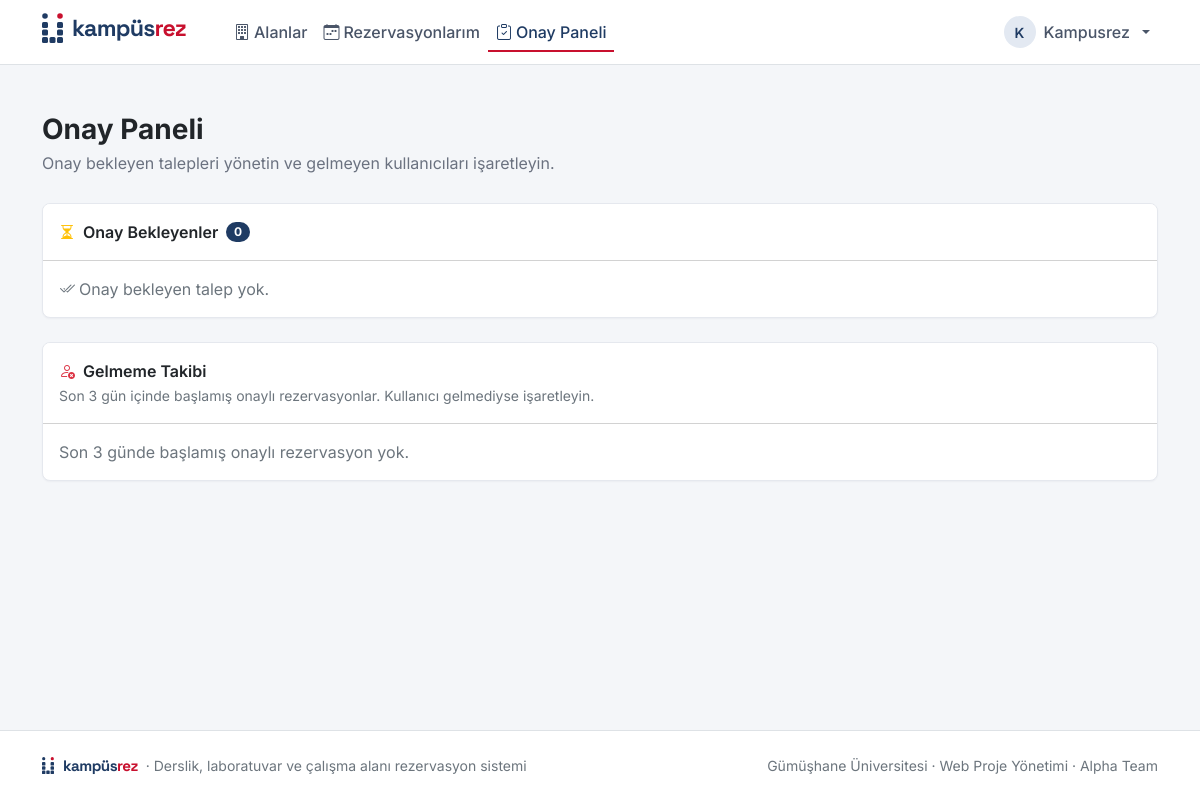
The app's page /rezervasyonlarim/yonetim/ (signed in), older data.
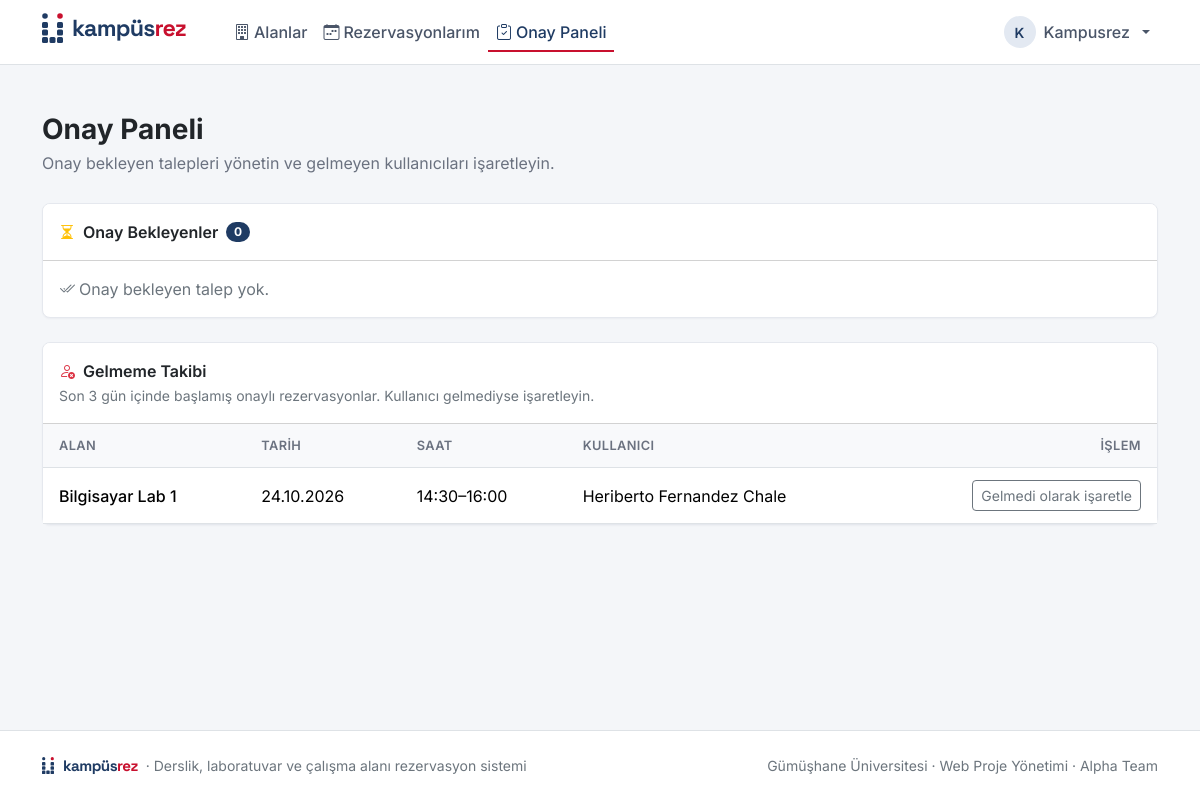
The same page, newer data.
### reservations/models.py (models this page shows, shortened)
class Reservation(models.Model):
    class Status(models.TextChoices):
        PENDING = "pending", "Beklemede"
        APPROVED = "approved", "Onaylandı"
        REJECTED = "rejected", "Reddedildi"
        CANCELLED = "cancelled", "İptal edildi"
    ACTIVE_STATUSES = [Status.PENDING, Status.APPROVED]
    user = models.ForeignKey(
        settings.AUTH_USER_MODEL, on_delete=models.CASCADE,
        related_name="reservations", verbose_name="Kullanıcı",
    )
    space = models.ForeignKey(
        Space, on_delete=models.CASCADE, related_name="reservations", verbose_name="Alan",
    )
    start_time = models.DateTimeField("Başlangıç")
    end_time = models.DateTimeField("Bitiş")
    purpose = models.CharField("Amaç", max_length=200, blank=True)
    status = models.CharField("Durum", max_length=20, choices=Status.choices, default=Status.PENDING)
    no_show = models.BooleanField("Gelmedi", default=False)
    reviewed_by = models.ForeignKey(
        settings.AUTH_USER_MODEL, on_delete=models.SET_NULL, null=True, blank=True,
        related_name="reviewed_reservations", verbose_name="İnceleyen",
    )
    created_at = models.DateTimeField("Oluşturulma", auto_now_add=True)
    class Meta:
        verbose_name = "Rezervasyon"
        verbose_name_plural = "Rezervasyonlar"
        ordering = ["-start_time"]
        constraints = [
            models.CheckConstraint(
                condition=models.Q(end_time__gt=models.F("start_time")),
                name="reservation_end_after_start",
            ),
        ]

### spaces/models.py (models this page shows, shortened)
class Space(models.Model):
    class SpaceType(models.TextChoices):
        CLASSROOM = "classroom", "Derslik"
        LAB = "lab", "Laboratuvar"
        STUDY_ROOM = "study_room", "Çalışma Alanı"
    name = models.CharField("Alan adı", max_length=100)
    space_type = models.CharField("Alan türü", max_length=20, choices=SpaceType.choices)
    building = models.CharField("Bina", max_length=100)
    floor = models.CharField("Kat", max_length=20, blank=True)
    capacity = models.PositiveIntegerField("Kapasite")
    equipment = models.TextField(
        "Donanım", blank=True, help_text="Örn. projeksiyon, 30 bilgisayar, akıllı tahta"
    )
    is_active = models.BooleanField("Rezervasyona açık", default=True)
    requires_approval = models.BooleanField("Onay gerekli", default=False)
    max_duration_hours = models.PositiveSmallIntegerField("En fazla süre (saat)", default=2)
    weekly_limit = models.PositiveSmallIntegerField("Haftalık hak", default=3)
    max_advance_days = models.PositiveSmallIntegerField("En fazla kaç gün önceden", default=7)
    class Meta:
        verbose_name = "Alan"
        verbose_name_plural = "Alanlar"
        ordering = ["building", "name"]

### accounts/models.py (models this page shows, shortened)
class User(AbstractUser):
    class Role(models.TextChoices):
        STUDENT = "student", "Öğrenci"
        ACADEMIC = "academic", "Akademik Personel"
        ADMIN = "admin", "Yönetici"
    role = models.CharField("Rol", max_length=20, choices=Role.choices, default=Role.STUDENT)
    school_number = models.CharField("Öğrenci / Personel No", max_length=20, blank=True)
    no_show_count = models.PositiveIntegerField("Gelmeme sayısı", default=0)
    restricted_until = models.DateTimeField("Kısıtlama bitişi", null=True, blank=True)
    class Meta:
        verbose_name = "Kullanıcı"
        verbose_name_plural = "Kullanıcılar"
    def __str__(self):
        return self.get_full_name() or self.username
    @property
    def is_admin_role(self):
        return self.role == self.Role.ADMIN
    @property
    def can_manage_reservations(self):
        return self.is_authenticated and (self.is_admin_role or self.is_superuser)

### reservations/views.py (the view)
# urls.py: path("yonetim/", views.manage_panel, name="manage"),
@manager_required
def manage_panel(request):
    now = timezone.now()
    base = Reservation.objects.select_related("space", "user")
    return render(request, "reservations/manage_panel.html", {
        "pending": base.filter(status=Reservation.Status.PENDING, end_time__gte=now).order_by("start_time"),
        "recent": base.filter(
            status=Reservation.Status.APPROVED,
            start_time__lte=now,
            start_time__gte=now - timedelta(days=3),
        ).order_by("-start_time"),
    })

### reservations/views.py (called while the page is built)
def manager_required(view):
    @wraps(view)
    @login_required
    def wrapper(request, *args, **kwargs):
        if not request.user.can_manage_reservations:
            raise PermissionDenied
        return view(request, *args, **kwargs)
    return wrapper

### templates/reservations/manage_panel.html (shortened to what the changed rows need)
{% extends "base.html" %}
{% block content %}
    <div class="page-header">
        <h1>Onay Paneli</h1>
    </div>
    <div class="card">
        <div class="card-header bg-white py-3">
            <div class="fw-semibold"><i class="bi bi-person-x me-2 text-danger"></i>Gelmeme Takibi</div>
            <small class="text-secondary">Son 3 gün içinde başlamış onaylı rezervasyonlar. Kullanıcı gelmediyse işaretleyin.</small>
        </div>
        {% if recent %}
            <div class="table-responsive">
                <table class="table align-middle mb-0">
                    <thead><tr><th>Alan</th><th>Tarih</th><th>Saat</th><th>Kullanıcı</th><th class="text-end">İşlem</th></tr></thead>
                    <tbody>
                        {% for r in recent %}
                            <tr>
                                <td class="fw-medium">{{ r.space.name }}</td>
                                <td class="text-nowrap">{{ r.start_time|date:"d.m.Y" }}</td>
                                <td class="text-nowrap">{{ r.start_time|time:"H:i" }}–{{ r.end_time|time:"H:i" }}</td>
                                <td>{{ r.user }}</td>
                                <td class="text-end">
                                    {% if r.no_show %}
                                        <span class="badge rounded-pill text-bg-danger">Gelmedi</span>
                                    {% else %}
                                        <form method="post" action="{% url 'reservations:manage_action' r.pk 'gelmedi' %}" class="d-inline">
                                            {% csrf_token %}<button type="submit" class="btn btn-sm btn-outline-secondary">Gelmedi olarak işaretle</button>
                                        </form>
                                    {% endif %}
                                </td>
                            </tr>
                        {% endfor %}
                    </tbody>
                </table>
            </div>
        {% else %}
            <div class="card-body text-secondary">Son 3 günde başlamış onaylı rezervasyon yok.</div>
        {% endif %}
    </div>
{% endblock %}

Row changes from the older to the newer data that the page shows:
added Reservation: space.name "Bilgisayar Lab 1", start_time "24.10.2026", start_time "14:30", end_time "16:00", user "Heriberto Fernandez Chale", no_show "Gelmedi olarak işaretle"
Text that changed along with them:
text no longer shown: "Son 3 günde başlamış onaylı rezervasyon yok."
text now shown: "ALAN TARIH SAAT KULLANICI İŞLEM"
